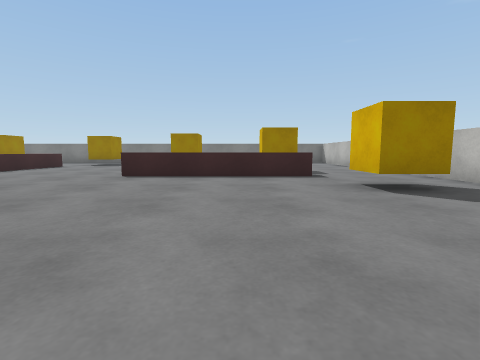
[1] (above)

18 first-person views from a walk through a scene from a Unity 3-D project. The camera is 0.55 m above the floor, tilts 6° down and sees 85° across. The floor is counted in squares, 1 m on a side. Each view is taken from the middle of a square. On the plan, view 1 faces up. The plan holds only what a view shows up to about 9 squares ahead; the rest is blank. The player character is not drawn. Surface patterns are stand-ins for the level's own textures.

[2]
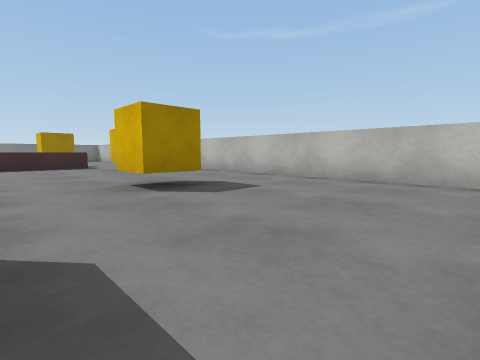

[3]
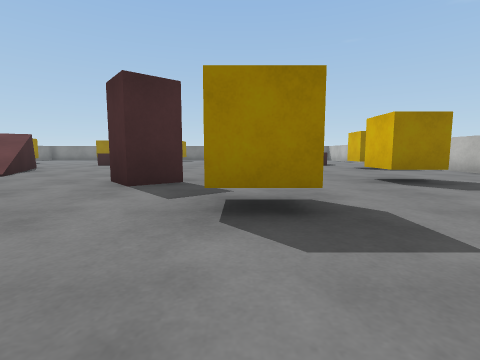

[4]
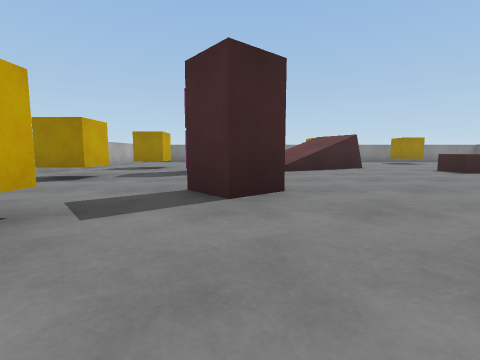

[5]
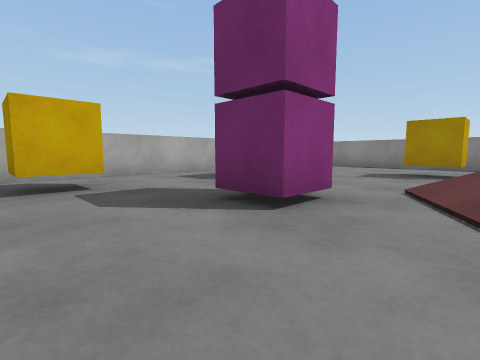

[6]
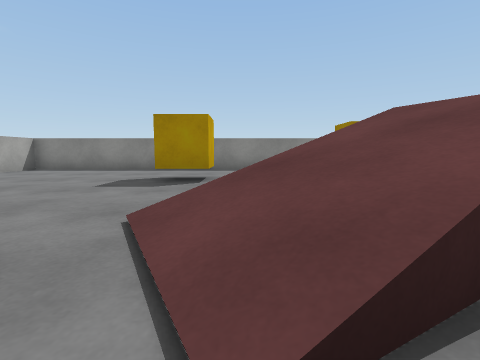

[7]
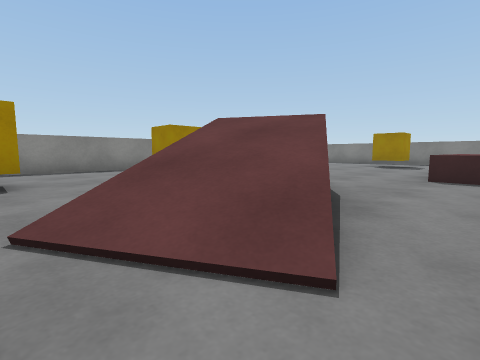

[8]
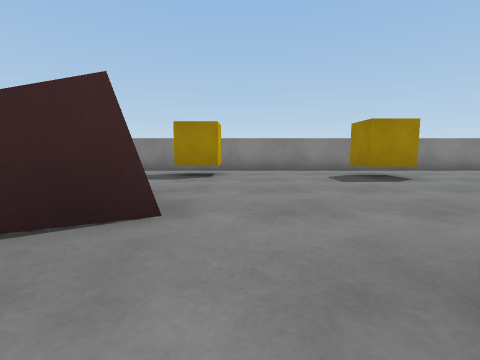

[9]
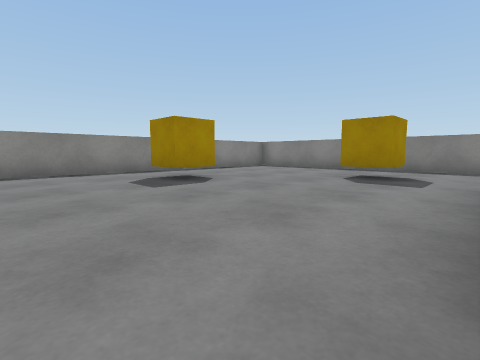

[10]
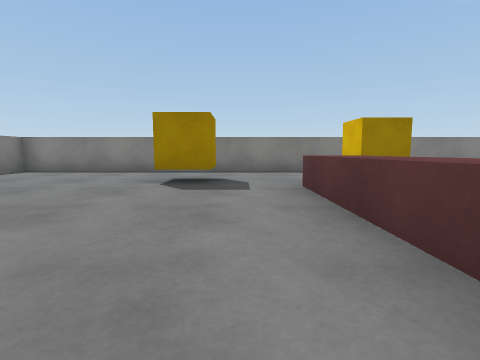

[11]
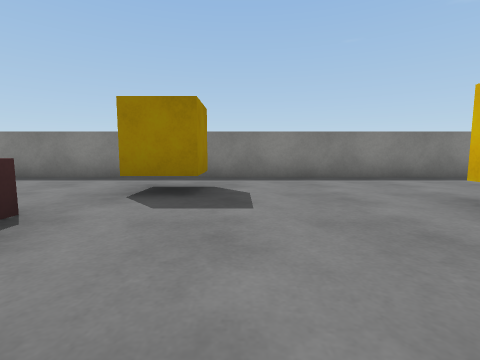

[12]
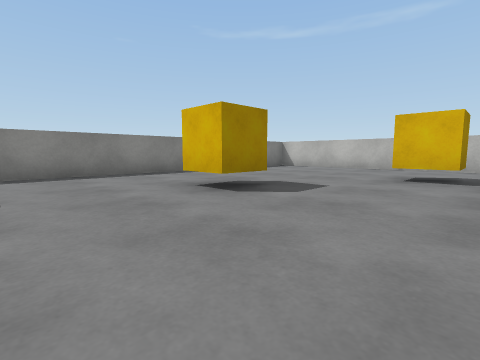

[13]
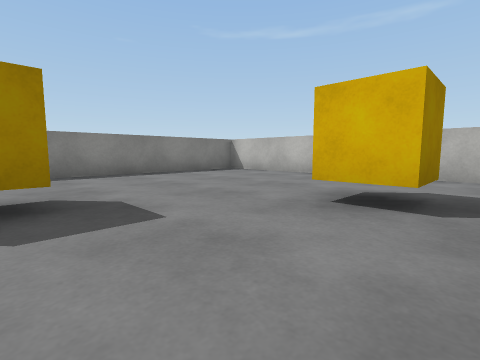

[14]
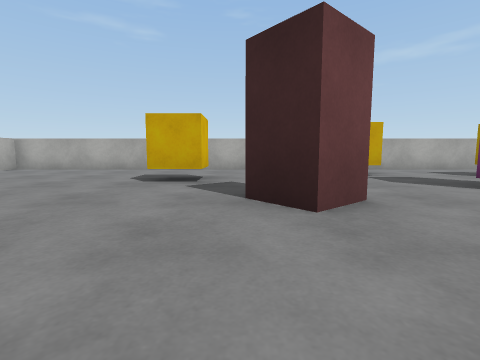

[15]
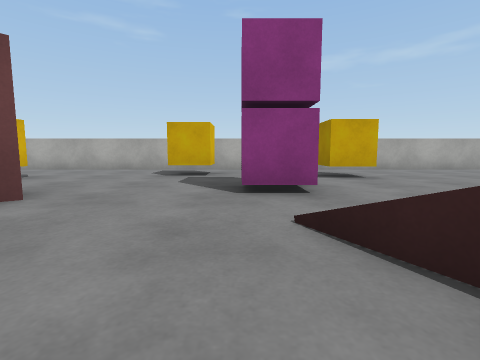

[16]
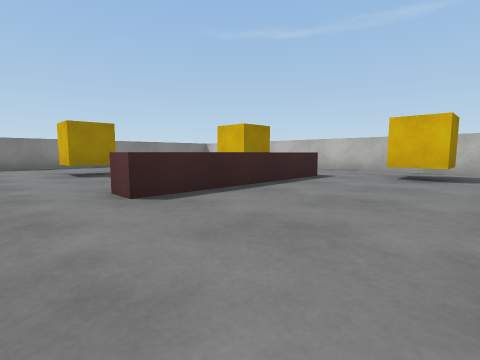

[17]
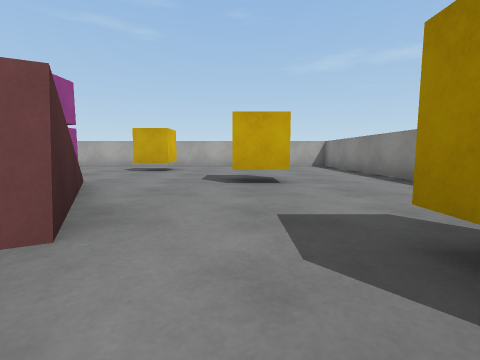

[18]
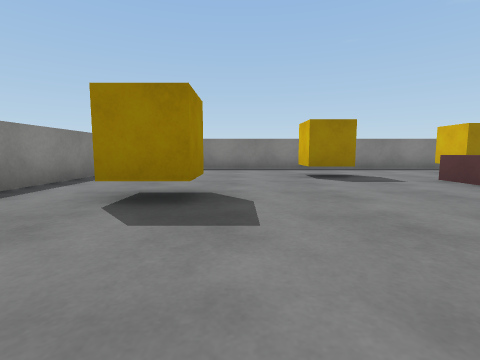

### Floor plan
Key: @ floor where view 1 was taken; # wall or solid block; . floor; / step, stairs or slope; = window, fence, low wall or low ledge; ^ raised ledge; C cube; O other object.
Columns run from 16 left of view 1 to 5 right of it. Each row starts with its distance up from view 1.
 14 ######################
 13 #....................#
 12 #.........C..........#
 11 #.....C.......C......#
 10 #.......^^....C......#
  9 #.......^^...........#
  8 #..C....^^.......C...#
  7 #.......^ ...........#
  6 #.......^^....^^^^...#
  5 #....................#
  4 #.CC..##..........CC.#
  3 #....#//.............#
  2 #.....#/=............#
  1 #......//............#
  0 #..CC../....#...@C...#
 -1 #.......OO...........#
 -2 #.............C......#
 -3 #.....CC..C..........#
 -4 #.........C..........#
 -5 #....................#
 -6 ######################

Positions as (right, up) in squares from view 1, and headings:
1: (0, 0), facing up
2: (-1, -4), facing up-right
3: (-2, -5), facing up
4: (0, 0), facing left
5: (-5, 1), facing down-left
6: (-7, 1), facing left
7: (-7, 0), facing up-left
8: (-7, 5), facing left
9: (-8, 5), facing up-left
10: (-9, 6), facing up
11: (-5, 8), facing up
12: (-5, 7), facing up-right
13: (-2, 7), facing up-right
14: (-3, 3), facing down
15: (-7, 3), facing down
16: (-4, 3), facing up-right
17: (-12, 5), facing down
18: (-12, 5), facing up
